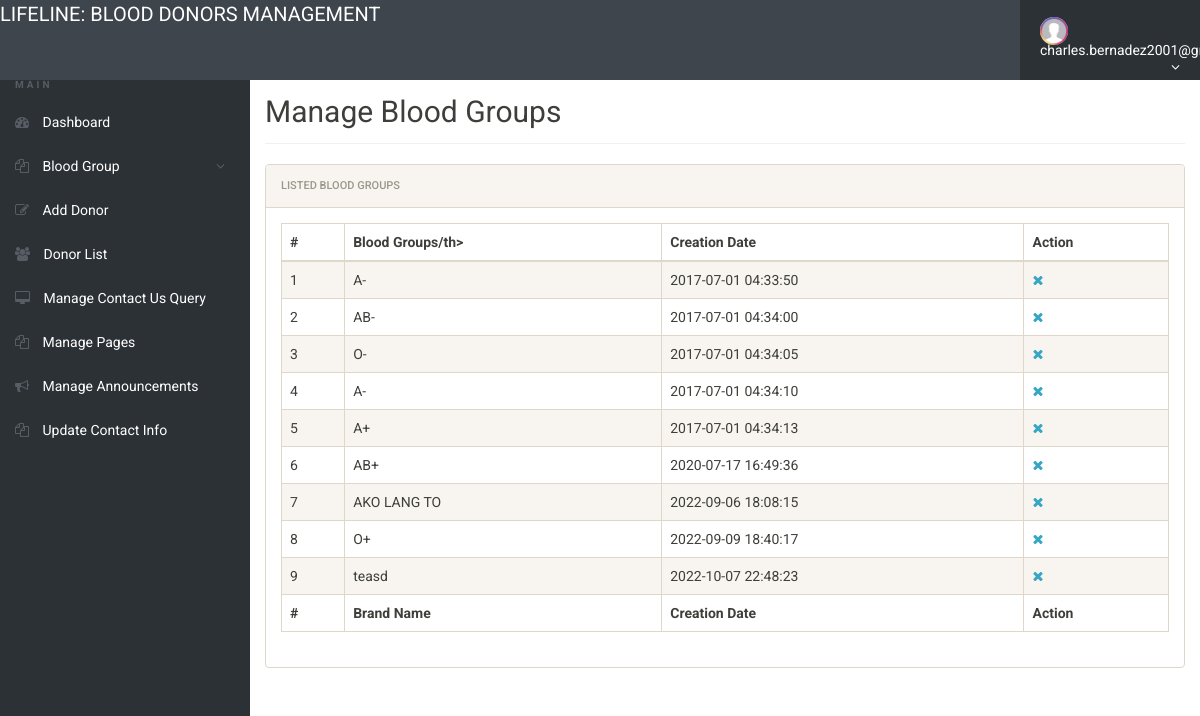
Page /admin/manage-bloodgroup.php (signed in) on the earlier database version.
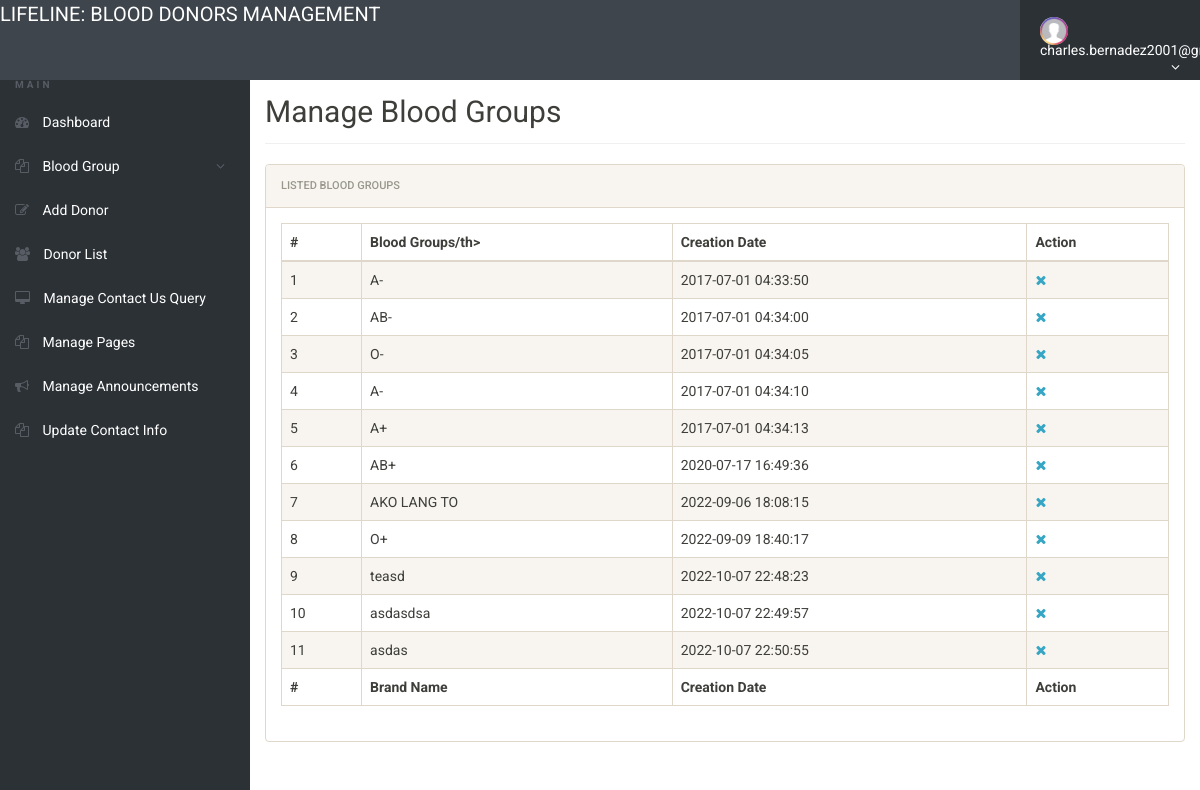
Same page on the later database version.
### tables this page shows
CREATE TABLE `tblbloodgroup` (
  `id` int(11) NOT NULL AUTO_INCREMENT,
  `BloodGroup` varchar(20) NOT NULL,
  `PostingDate` timestamp NOT NULL DEFAULT CURRENT_TIMESTAMP,
  PRIMARY KEY (`id`)
);

### admin/manage-bloodgroup.php (the view, shortened to what this page needs)
<?php
include('includes/config.php');
if(strlen($_SESSION['alogin'])==0)
	{
header('location:index.php');
}
else{
 ?>
<!doctype html>
<html lang="en" class="no-js">
<head>
	<link rel="stylesheet" href="css/font-awesome.min.css">
	<link rel="stylesheet" href="css/bootstrap.min.css">
	<link rel="stylesheet" href="css/dataTables.bootstrap.min.css">
	<link rel="stylesheet" href="css/bootstrap-social.css">
	<link rel="stylesheet" href="css/bootstrap-select.css">
	<link rel="stylesheet" href="css/fileinput.min.css">
	<link rel="stylesheet" href="css/awesome-bootstrap-checkbox.css">
	<link rel="stylesheet" href="css/style.css">
</head>
<body>
	<?php include('includes/header.php');?>
	<div class="ts-main-content">
		<?php include('includes/leftbar.php');?>
		<div class="content-wrapper">
			<div class="container-fluid">
				<div class="row">
					<div class="col-md-12">
						<h2 class="page-title">Manage Blood Groups</h2>
						<div class="panel panel-default">
							<div class="panel-heading">Listed  Blood Groups</div>
							<div class="panel-body">
								<table id="zctb" class="display table table-striped table-bordered table-hover" cellspacing="0" width="100%">
									<thead>
										<tr>
										<th>#</th>
												<th>Blood Groups/th>
											<th>Creation Date</th>
											<th>Action</th>
										</tr>
									</thead>
									<tfoot>
										<tr>
										<th>#</th>
											<th>Brand Name</th>
											<th>Creation Date</th><th>Action</th>
										</tr>
									</tfoot>
									<tbody>
<?php $sql = "SELECT * from  tblbloodgroup ";
$query = $dbh -> prepare($sql);
$query->execute();
$results=$query->fetchAll(PDO::FETCH_OBJ);
$cnt=1;
if($query->rowCount() > 0)
{
foreach($results as $result)
{				?>
										<tr>
											<td><?php echo htmlentities($cnt);?></td>
											<td><?php echo htmlentities($result->BloodGroup);?></td>
											<td><?php echo htmlentities($result->PostingDate);?></td>
<td>
<a href="manage-bloodgroup.php?del=<?php echo $result->id;?>" onclick="return confirm('Do you want to delete');"><i class="fa fa-close"></i></a></td>
										</tr>
										<?php $cnt=$cnt+1; }} ?>
									</tbody>
								</table>
							</div>
						</div>
					</div>
				</div>
			</div>
		</div>
	</div>
</body>
</html>
<?php } ?>

Differences in the rows shown:
added tblbloodgroup: BloodGroup "asdasdsa", PostingDate "2022-10-07 22:49:57"
added tblbloodgroup: BloodGroup "asdas", PostingDate "2022-10-07 22:50:55"
